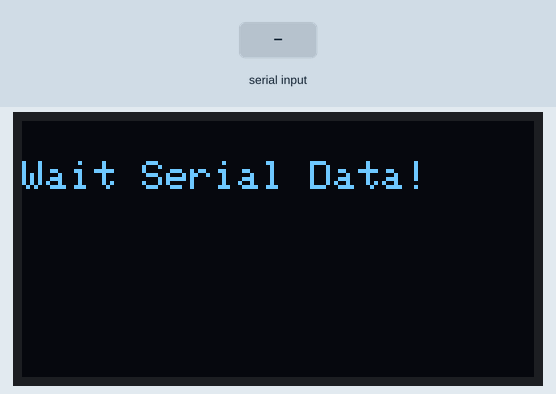
The sketch below on a simulated Arduino Uno, built with avr-gcc and run on an emulated ATmega328P. Parts: 128×64 one-colour display. Inputs (shaded band) come from the test bench. What the sketch prints to the serial monitor is not drawn.

Above: at 3.2 s.
3.3 s: "@" received over Serial
At 4.0 s:
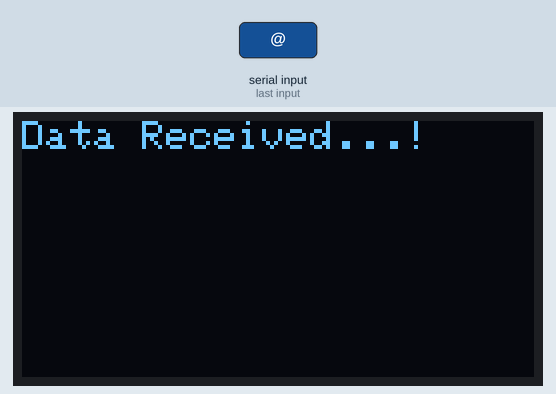
4.8 s: "1" received over Serial
Timing chart, 0 to 7.8 s (numbered marks = the images above; inputs shaded):
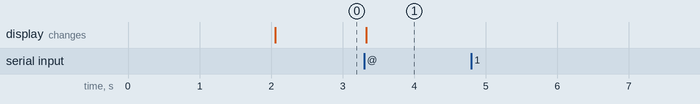

The sketch:

arduino_serial_oled.ino
```cpp
String inputString = "";


#include <Wire.h>
#include <Adafruit_GFX.h>
#include <Adafruit_SSD1306.h>

#define SCREEN_WIDTH 128 // OLED display width, in pixels
#define SCREEN_HEIGHT 64 // OLED display height, in pixels

// Declaration for an SSD1306 display connected to I2C (SDA, SCL pins)
Adafruit_SSD1306 display(SCREEN_WIDTH, SCREEN_HEIGHT, &Wire, -1);

void setup() {
  Serial.begin(115200);

  if(!display.begin(SSD1306_SWITCHCAPVCC, 0x3C)) { // Address 0x3D for 128x64
    Serial.println(F("SSD1306 allocation failed"));
    for(;;);
  }
  delay(2000);
  display.clearDisplay();

  display.setTextSize(1);
  display.setTextColor(WHITE);
  display.setCursor(0, 10);
  // Display static text
  display.println("Wait Serial Data!");
  display.display();

  Serial.println("Wait Serial Data!");

}

void loop() {
  serialEvent();
}

void serialEvent() {
  while(Serial.available()) {
    char inChar = (char)Serial.read(); // get the new byte
    Serial.println(inChar);
    if (inChar == '@') { // ojo es '' y no ""
      Serial.println(inputString);
      display.clearDisplay();
      display.setCursor(0,0);
      display.println("Data Received...!");
      display.println(inputString);
      display.display();
      inputString = "";
      inChar = "";
      break;
    }
    inputString += inChar; // add it to the inputString
  }
}
```

Measured:
- after the input at 3.3 s, the display: changes at once (image 1)
- after the input at 4.8 s, every drawn part: stays the same
